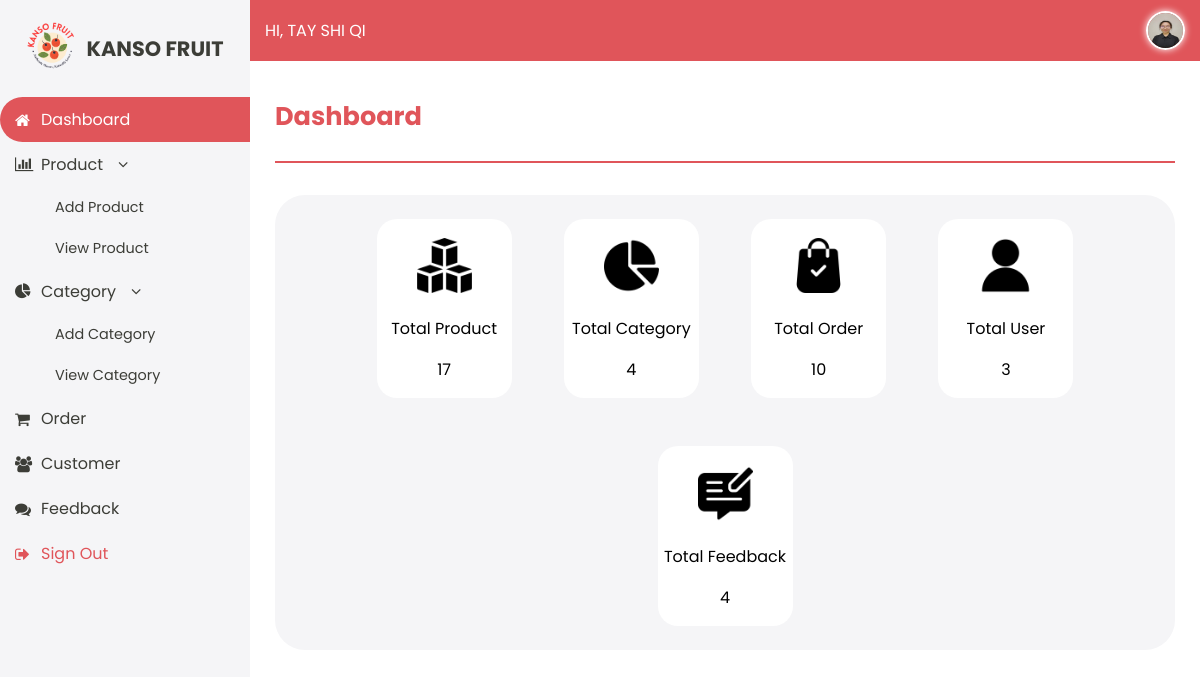
The page /admin_dashboard.php (signed in) on the database its author committed.
### tables this page shows
CREATE TABLE `admintbl` (
  `admin_id` int(11) NOT NULL,
  `admin_name` varchar(200) NOT NULL,
  `admin_email` varchar(100) NOT NULL,
  `admin_password` char(35) NOT NULL,
  `admin_contact` char(15) NOT NULL,
  `admin_gender` char(7) NOT NULL,
  `admin_image` varchar(150) NOT NULL
);

### admin_dashboard.php (the view, shortened to what this page needs)
<?php
include "config.php";
$sess_aid = $_SESSION["sess_aid"];
$get_admin = mysqli_query($conn, "select * from admintbl where admin_id=$sess_aid");
$admin_rec = mysqli_fetch_assoc($get_admin );
?>
<!DOCTYPE HTML>
<html>
	<head>
		<link rel="stylesheet" href="css/admin_design.css" />
		<link rel="stylesheet" href="https://cdnjs.cloudflare.com/ajax/libs/font-awesome/4.7.0/css/font-awesome.min.css">
	</head>
	<body>
	<div id="body">
		<div id="leftnav">
			<div id="logo">
				<div class="one">
					<a href="index.html"><img src="images/logo.png" title="Kanso Fruits" alt="Kanso Fruits Logo" /></a>
				</div>
				<div class="two">
					<a href="index.html">Kanso Fruit</a>
				</div>
			</div>
			<div id="sidenav">
				<p><span style="background-color:#e0555a; color:white; border-radius:40px 0px 0px 40px; cursor:pointer; display:flex;
				align-items:center; padding:10px 15px;">
				<i class="fa fa-home"></i>Dashboard</span></p>
				<p class="three"><i class="fa fa-bar-chart"></i>Product<i class="fa fa-angle-down"></i></p>
					<p class="angle"><a href="add_product.php">Add Product</a></p>
					<p class="angle"><a href="view_product.php">View Product</a></p>
				<p class="three"><i class="fa fa-pie-chart"></i>Category<i class="fa fa-angle-down"></i></p>
					<p class="angle"><a href="add_category.php">Add Category</a></p>
					<p class="angle"><a href="view_category.php">View Category</a></p>
				<p><a href="view_order.php"><i class="fa fa-shopping-cart"></i>Order</a></p>
				<p><a href="view_customer.php"><i class="fa fa-users"></i>Customer</a></p>
				<p><a href="view_feedback.php"><i class="fa fa-comments"></i>Feedback</a></p>
				<p style="color:#e0555a;"><a href="admin_logout.php"><i class="fa fa-sign-out"></i>Sign Out</a></p>
			</div>
		</div>
		<div id="rightnav">
			<div id="top">
				<div class="halo">
					<p>Hi, <?php echo $admin_rec['admin_name']; ?></p>
				</div>
				<div class="profile">
					<a href="admin_profile.php">
						<?php
							if ($admin_rec["admin_image"] == "")
							{
								$filename = "admin_image/profile.png";
							}
							else
							{
								$filename = "admin_image/".$admin_rec["admin_image"];
							}
							echo "<img src='".$filename."'>";
						?>
					</a>
				</div>
			</div>
			<div id="down">
			<div id="dashboardbox">
				<h3>Dashboard</h3>
				<hr>
				<?php
				$get_product_count = "SELECT COUNT(*) AS count FROM producttbl";
				$result_product_count = mysqli_query($conn, $get_product_count);
				$count_product = mysqli_fetch_assoc($result_product_count)['count'];
				$get_category_count = "SELECT COUNT(*) AS count FROM categorytbl";
				$result_category_count = mysqli_query($conn, $get_category_count);
				$count_category = mysqli_fetch_assoc($result_category_count)['count'];
				$get_order_count = "SELECT COUNT(*) AS count FROM ordertbl";
				$result_order_count = mysqli_query($conn, $get_order_count);
				$count_order = mysqli_fetch_assoc($result_order_count)['count'];
				$get_customer_count = "SELECT COUNT(*) AS count FROM customertbl";
				$result_customer_count = mysqli_query($conn, $get_customer_count);
				$count_customer = mysqli_fetch_assoc($result_customer_count)['count'];
				$get_feedback_count = "SELECT COUNT(*) AS count FROM feedbacktbl";
				$result_feedback_count = mysqli_query($conn, $get_feedback_count);
				$count_feedback = mysqli_fetch_assoc($result_feedback_count)['count'];
				echo "<div id='dashboard'>";
				echo "<div id='board'>";
				echo "<a href='view_product.php'>";
				echo "<img src='images/totalproduct.png' alt='Total Product ' title='Total Product '/> ";
				echo "<p>Total Product</p> ";
				echo "<p>".$count_product."</p>";
				echo "</a>";
				echo "</div> ";
				echo "<div id='board'>";
				echo "<a href='view_category.php'>";
				echo "<img src='images/totalcategory.png' alt='Total Category ' title='Total Category'/> ";
				echo "<p>Total Category</p> ";
				echo "<p>".$count_category."</p>";
				echo "</a>";
				echo "</div> ";
				echo "<div id='board'>";
				echo "<a href='view_order.php'>";
				echo "<img src='images/totalorder.png' alt='Total Order ' title='Total Order '/> ";
				echo "<p>Total Order</p> ";
				echo "<p>".$count_order."</p>";
				echo "</a>";
				echo "</div> ";
				echo "<div id='board'>";
				echo "<a href='view_customer.php'>";
				echo "<img src='images/totaluser.png' alt='Total User ' title='Total User '/>";
				echo "<p>Total User</p>";
				echo "<p>".$count_customer."</p>";
				echo "</a>";
				echo "</div> ";
				echo "<div id='board'>";
				echo "<a href='view_feedback.php'>";
				echo "<img src='images/totalfeedback.png' alt='Total Feedback ' title='Total Feedback '/> ";
				echo "<p>Total Feedback</p> ";
				echo "<p>".$count_feedback."</p>";
				echo "</a>";
				echo "</div> ";
				echo "</div> ";
			?>
			</div>
			</div>
		</div>
	</div>
	</body>
</html>

### css/admin_design.css (style rules this page uses)
body { margin:0; padding:0; font-family:'Poppins', sans-serif; background-color:#F5F5F7; }
a { text-decoration:none; color:inherit; }
#body { display:flex; height:100vh; }
#leftnav { width:250px; background-color:#F5F5F7; color:#3C3D37; display:flex; flex-direction:column; }
#logo { display:flex; align-items:center; justify-content:center; padding:20px; text-align:center; }
#logo .one img { width:50px; height:50px; margin-right:10px; }
#logo .two a { font-size:1.3em; font-weight:bold; color:#3C3D37; text-transform:uppercase; }
#sidenav a { display:flex; align-items:center; padding:10px 15px; cursor:pointer; }
#sidenav p.three { margin:10px 0px; }
#sidenav p.three i { margin:0px 16px 0px 15px; }
#sidenav p i { margin-right:16px; width:10px; }
#sidenav p { margin:0; font-size:1em; }
#sidenav p.angle { font-size:0.9em; margin-left:40px; }
#rightnav { flex:1; display:flex; flex-direction:column; }
#top { display:flex; background-color:#e0555a; padding:2px 15px; justify-content:space-between; align-items:center; color:#fff; }
#top .halo { font-size:16px; text-transform:uppercase; }
#top .profile img { width:35px; height:35px; border-radius:100%; border:2px solid white; box-shadow:0px 0px 7px white; margin-top:7px; }
#down { flex:1; padding:10px; background-color:white; overflow-y:auto; }
#dashboardbox { padding:0px 15px; box-sizing:border-box; width:100%; }
#dashboardbox h3 { font-size:1.6em; color:#e0555a; font-family:; }
#dashboardbox hr { border:1px solid #e0555a; margin-bottom:2em; }
#dashboard { border:none; text-align:center; background-color:#F5F5F7; border-radius:30px; }
#board { border:none; display:inline-block; vertical-align:top; width:15%; border-radius:20px; margin:1.5em; background-color:#fff; }
#board img { width:55px; height:55px; padding-top:1.2em; }

### rows shown on the page
admintbl: admin_name "TAY SHI QI", admin_image (picture)

### other values the page prints
$count_product "17"
$count_category "4"
$count_order "10"
$count_customer "3"
$count_feedback "4"
